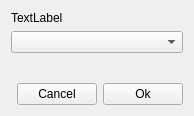
<?xml version="1.0" encoding="UTF-8"?>
<ui version="4.0">
 <class>SingleComboDialog</class>
 <widget class="QWidget" name="SingleComboDialog">
  <property name="windowModality">
   <enum>Qt::ApplicationModal</enum>
  </property>
  <property name="geometry">
   <rect>
    <x>0</x>
    <y>0</y>
    <width>194</width>
    <height>116</height>
   </rect>
  </property>
  <property name="windowTitle">
   <string>Form</string>
  </property>
  <layout class="QGridLayout" name="gridLayout">
   <item row="3" column="0">
    <layout class="QHBoxLayout" name="horizontalLayout">
     <item>
      <spacer name="horizontalSpacer">
       <property name="orientation">
        <enum>Qt::Horizontal</enum>
       </property>
       <property name="sizeHint" stdset="0">
        <size>
         <width>40</width>
         <height>20</height>
        </size>
       </property>
      </spacer>
     </item>
     <item>
      <widget class="QPushButton" name="button_cancel">
       <property name="text">
        <string>Cancel</string>
       </property>
      </widget>
     </item>
     <item>
      <widget class="QPushButton" name="button_ok">
       <property name="text">
        <string>Ok</string>
       </property>
      </widget>
     </item>
    </layout>
   </item>
   <item row="0" column="0">
    <widget class="QLabel" name="label">
     <property name="text">
      <string>TextLabel</string>
     </property>
    </widget>
   </item>
   <item row="1" column="0">
    <widget class="QComboBox" name="comboBox"/>
   </item>
   <item row="2" column="0">
    <spacer name="verticalSpacer">
     <property name="orientation">
      <enum>Qt::Vertical</enum>
     </property>
     <property name="sizeHint" stdset="0">
      <size>
       <width>20</width>
       <height>40</height>
      </size>
     </property>
    </spacer>
   </item>
  </layout>
 </widget>
 <resources/>
 <connections/>
</ui>
